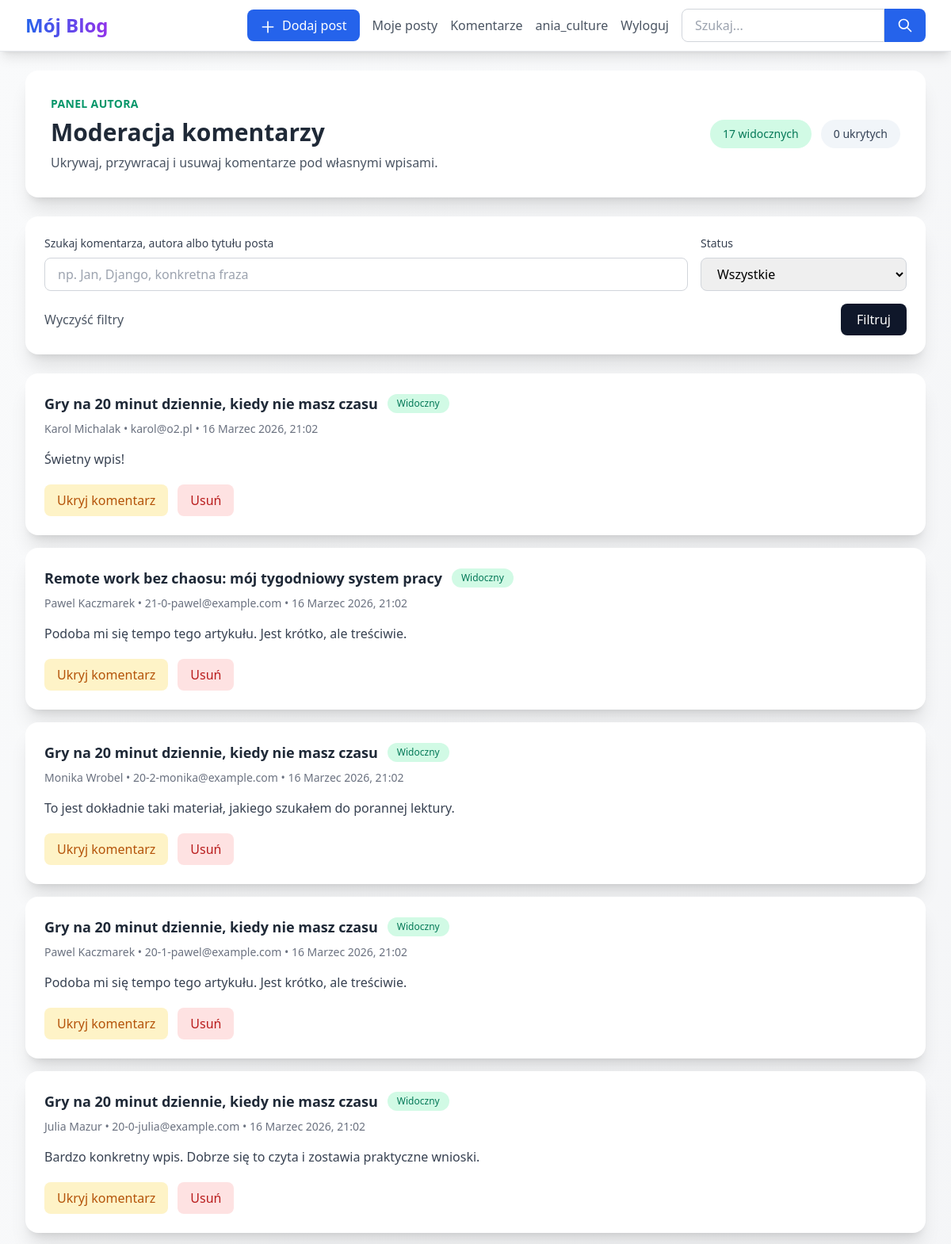
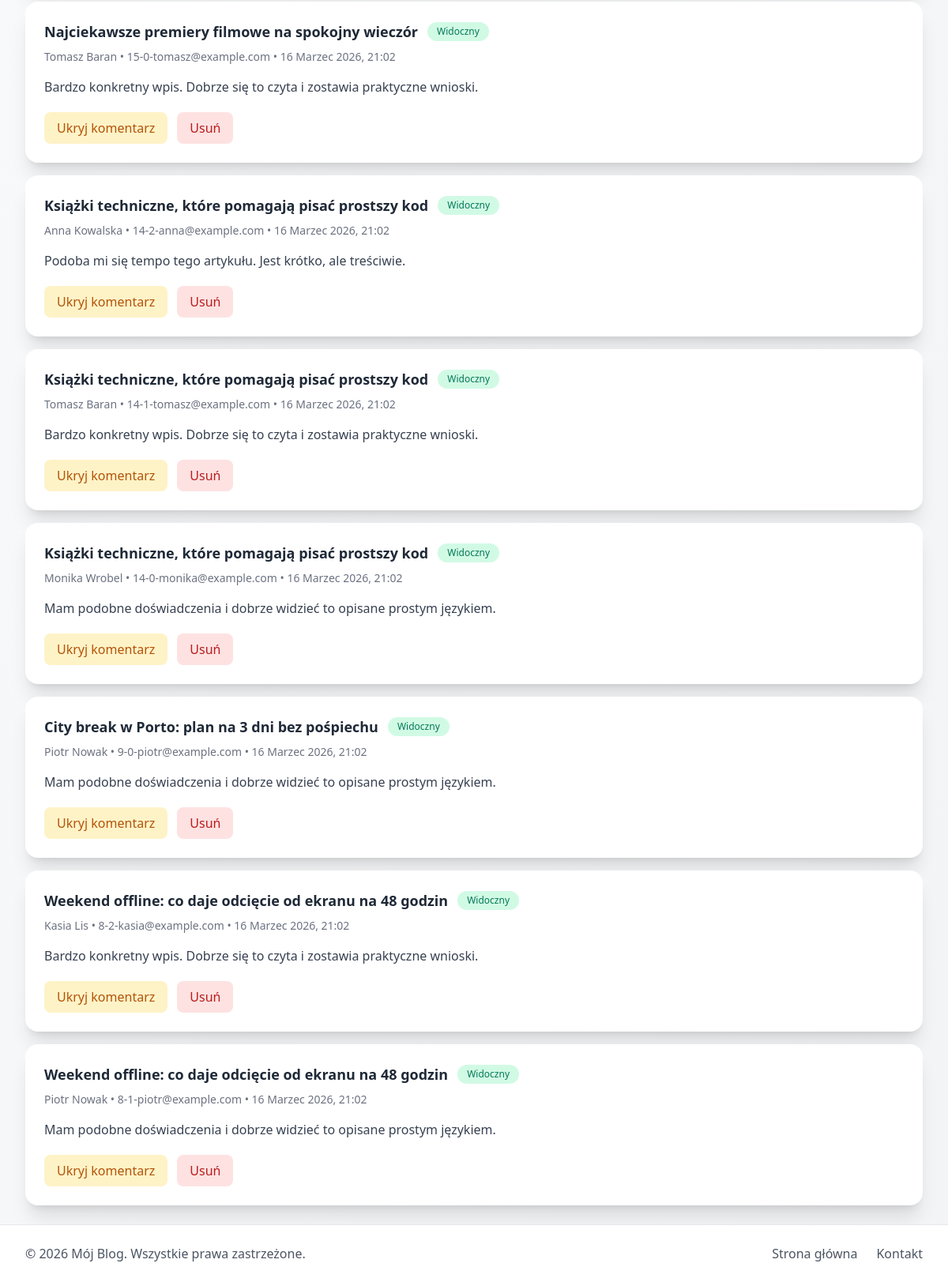
/my-comments/ (signed in), run on the app's committed database (2 pictures, top to bottom).
### blog/models.py (models this page shows, shortened)
class Comment(models.Model):
    post = models.ForeignKey(Post, on_delete=models.CASCADE, related_name='comments')
    name = models.CharField(max_length=100)
    email = models.EmailField()
    content = models.TextField()
    created_at = models.DateTimeField(auto_now_add=True)
    is_approved = models.BooleanField(default=False)
    class Meta:
        verbose_name = 'Komentarz'
        verbose_name_plural = 'Komentarze'
        ordering = ['created_at']

class Post(models.Model):
    author = models.ForeignKey(
        settings.AUTH_USER_MODEL,
        on_delete=models.SET_NULL,
        related_name='posts',
        null=True,
        blank=True,
    )
    title = models.CharField(max_length=200)
    slug = models.SlugField(unique=True, blank=True)
    content = models.TextField()
    image_url = models.URLField(blank=True)
    category = models.ForeignKey(Category, on_delete=models.CASCADE, related_name='posts', null=True, blank=True)
    tags = models.ManyToManyField(Tag, blank=True)
    created_at = models.DateTimeField(auto_now_add=True)
    updated_at = models.DateTimeField(auto_now=True)
    is_published = models.BooleanField(default=True)
    is_featured = models.BooleanField(default=False)
    class Meta:
        verbose_name = 'Post'
        verbose_name_plural = 'Posty'
        ordering = ['-created_at']

### blog/views.py (the view)
# urls.py: path('my-comments/', views.my_comments, name='my_comments'),
@login_required(login_url='login')
def my_comments(request):
    comments = get_user_comments_queryset(request.user)
    status = request.GET.get('status', '').strip()
    query = request.GET.get('q', '').strip()
    if status == 'approved':
        comments = comments.filter(is_approved=True)
    elif status == 'hidden':
        comments = comments.filter(is_approved=False)
    if query:
        comments = comments.filter(
            Q(content__icontains=query)
            | Q(name__icontains=query)
            | Q(post__title__icontains=query)
        )
    paginator = Paginator(comments, 12)
    page_obj = paginator.get_page(request.GET.get('page'))
    return render(
        request,
        'blog/my_comments.html',
        {
            'page_obj': page_obj,
            'selected_status': status,
            'query': query,
            'approved_count': get_user_comments_queryset(request.user).filter(is_approved=True).count(),
            'hidden_count': get_user_comments_queryset(request.user).filter(is_approved=False).count(),
        },
    )

### blog/views.py (called while the page is built)
def get_user_comments_queryset(user):
    return (
        Comment.objects.filter(post__author=user)
        .select_related('post')
        .order_by('-created_at')
    )

### blog/templates/blog/my_comments.html (shortened to what this page needs)
{% extends 'blog/base.html' %}
{% block content %}
<div class="px-4 sm:px-0">
    <div class="max-w-6xl mx-auto space-y-6">
        <div class="bg-white rounded-2xl shadow-xl p-8 flex items-center justify-between gap-4 flex-wrap">
            <div>
                <p class="text-sm uppercase tracking-wide text-emerald-600 font-semibold mb-2">Panel autora</p>
                <h1 class="text-3xl font-bold text-gray-800">Moderacja komentarzy</h1>
                <p class="text-gray-600 mt-2">Ukrywaj, przywracaj i usuwaj komentarze pod własnymi wpisami.</p>
            </div>
            <div class="flex gap-3 text-sm">
                <span class="px-4 py-2 bg-emerald-100 text-emerald-700 rounded-full font-medium">{{ approved_count }} widocznych</span>
                <span class="px-4 py-2 bg-slate-100 text-slate-700 rounded-full font-medium">{{ hidden_count }} ukrytych</span>
            </div>
        </div>
        <section class="bg-white rounded-2xl shadow-xl p-6">
            <form method="GET" class="grid grid-cols-1 md:grid-cols-4 gap-4">
                <div class="md:col-span-3">
                    <label class="block text-sm font-medium text-gray-700 mb-2">Szukaj komentarza, autora albo tytułu posta</label>
                    <input type="text" name="q" value="{{ query }}" class="w-full px-4 py-2 border border-gray-300 rounded-lg focus:ring-2 focus:ring-emerald-500" placeholder="np. Jan, Django, konkretna fraza">
                </div>
                <div>
                    <label class="block text-sm font-medium text-gray-700 mb-2">Status</label>
                    <select name="status" class="w-full px-4 py-2 border border-gray-300 rounded-lg focus:ring-2 focus:ring-emerald-500">
                        <option value="">Wszystkie</option>
                    </select>
                </div>
                <div class="md:col-span-4 flex items-center justify-between gap-3 flex-wrap">
                    <a href="{% url 'my_comments' %}" class="text-gray-600 hover:text-gray-800 font-medium">Wyczyść filtry</a>
                    <button type="submit" class="bg-slate-900 text-white px-5 py-2 rounded-lg hover:bg-slate-800 transition font-medium">Filtruj</button>
                </div>
            </form>
        </section>
        {% if page_obj.object_list %}
        <div class="space-y-4">
            {% for comment in page_obj.object_list %}
            <article class="bg-white rounded-2xl shadow-xl p-6">
                <div class="flex items-start justify-between gap-4 flex-wrap">
                    <div>
                        <div class="flex items-center gap-3 flex-wrap mb-2">
                            <a href="{% url 'post_detail' comment.post.slug %}" class="text-lg font-semibold text-gray-800 hover:text-blue-600">{{ comment.post.title }}</a>
                            {% if comment.is_approved %}
                            <span class="px-3 py-1 bg-emerald-100 text-emerald-700 rounded-full text-xs font-medium">Widoczny</span>
                            {% else %}
                            <span class="px-3 py-1 bg-slate-100 text-slate-700 rounded-full text-xs font-medium">Ukryty</span>
                            {% endif %}
                        </div>
                        <p class="text-sm text-gray-500">{{ comment.name }} • {{ comment.email }} • {{ comment.created_at|date:"d F Y, H:i" }}</p>
                    </div>
                </div>
                <div class="mt-4 text-gray-700">
                    {{ comment.content|linebreaks }}
                </div>
                <div class="mt-5 flex items-center gap-3 flex-wrap">
                    <form action="{% url 'toggle_comment_approval' comment.pk %}" method="POST">
                        <button type="submit" class="px-4 py-2 rounded-lg font-medium {% if comment.is_approved %}bg-amber-100 text-amber-700 hover:bg-amber-200{% else %}bg-emerald-100 text-emerald-700 hover:bg-emerald-200{% endif %} transition">
                            {% if comment.is_approved %}Ukryj komentarz{% else %}Przywróć komentarz{% endif %}
                        </button>
                    </form>
                    <form action="{% url 'delete_comment' comment.pk %}" method="POST" onsubmit="return confirm('Usunąć ten komentarz?');">
                        <button type="submit" class="bg-red-100 text-red-700 px-4 py-2 rounded-lg hover:bg-red-200 transition font-medium">
                            Usuń
                        </button>
                    </form>
                </div>
            </article>
            {% endfor %}
        </div>
        {% else %}
        <div class="bg-white rounded-2xl shadow-xl p-12 text-center">
            <p class="text-gray-700 text-lg font-medium">Brak komentarzy pasujących do filtrów.</p>
        </div>
        {% endif %}
    </div>
</div>
{% endblock %}

### blog/templates/blog/base.html (shortened to what this page needs)
<!DOCTYPE html>
<html lang="pl">
<head>
    <script src="https://cdn.tailwindcss.com"></script>
</head>
<body class="bg-gradient-to-br from-gray-50 to-gray-100 min-h-screen flex flex-col">
    <nav class="bg-white shadow-lg border-b border-gray-200">
        <div class="max-w-7xl mx-auto px-4 sm:px-6 lg:px-8">
            <div class="flex justify-between h-16">
                <div class="flex items-center">
                    <a href="{% url 'post_list' %}" class="text-2xl font-bold bg-gradient-to-r from-blue-600 to-purple-600 bg-clip-text text-transparent">
                    </a>
                </div>
                <div class="flex items-center space-x-4">
                    {% if user.is_authenticated %}
                    <a href="{% url 'create_post' %}" class="bg-blue-600 text-white px-4 py-2 rounded-lg hover:bg-blue-700 transition font-medium">
                        <svg class="w-5 h-5 inline mr-1" fill="none" stroke="currentColor" viewBox="0 0 24 24">
                            <path stroke-linecap="round" stroke-linejoin="round" stroke-width="2" d="M12 4v16m8-8H4"></path>
                        </svg>
                        Dodaj post
                    </a>
                    <a href="{% url 'my_posts' %}" class="text-gray-600 hover:text-blue-600 transition font-medium">
                        Moje posty
                    </a>
                    <a href="{% url 'my_comments' %}" class="text-gray-600 hover:text-blue-600 transition font-medium">
                        Komentarze
                    </a>
                    <a href="{% url 'profile' %}" class="text-gray-600 hover:text-blue-600 transition font-medium">
                        {{ user.username }}
                    </a>
                    <a href="{% url 'logout' %}" class="text-gray-600 hover:text-red-600 transition font-medium">
                        Wyloguj
                    </a>
                    {% endif %}
                    <form action="{% url 'search' %}" method="GET" class="flex">
                        <input type="text" name="q" placeholder="Szukaj..."
                            class="px-4 py-2 border border-gray-300 rounded-l-lg focus:outline-none focus:ring-2 focus:ring-blue-500 focus:border-transparent w-40 sm:w-64">
                        <button type="submit"
                            class="bg-blue-600 text-white px-4 py-2 rounded-r-lg hover:bg-blue-700 transition">
                            <svg class="w-5 h-5" fill="none" stroke="currentColor" viewBox="0 0 24 24">
                                <path stroke-linecap="round" stroke-linejoin="round" stroke-width="2" d="M21 21l-6-6m2-5a7 7 0 11-14 0 7 7 0 0114 0z"></path>
                            </svg>
                        </button>
                    </form>
                </div>
            </div>
        </div>
    </nav>
    <main class="flex-grow max-w-7xl mx-auto py-6 sm:px-6 lg:px-8 w-full">
        {% block content %}{% endblock %}
    </main>
    <footer class="bg-white border-t border-gray-200 mt-auto">
        <div class="max-w-7xl mx-auto px-4 py-6 sm:px-6 lg:px-8">
            <div class="flex flex-col md:flex-row justify-between items-center">
                <p class="text-gray-600">
                    &copy; 2026 Mój Blog. Wszystkie prawa zastrzeżone.
                </p>
                <div class="flex space-x-6 mt-4 md:mt-0">
                    <a href="{% url 'post_list' %}" class="text-gray-600 hover:text-blue-600 transition">
                        Strona główna
                    </a>
                    <a href="{% url 'contact' %}" class="text-gray-600 hover:text-blue-600 transition">
                        Kontakt
                    </a>
                </div>
            </div>
        </div>
    </footer>
</body>
</html>

### data on the page
Comment: post "Gry na 20 minut dziennie, kiedy nie masz czasu", is_approved "Widoczny", name "Karol Michalak", email "karol@o2.pl", created_at "16 Marzec 2026, 21:02", content "Świetny wpis!"
Comment: post "Remote work bez chaosu: mój tygodniowy system pracy", is_approved "Widoczny", name "Pawel Kaczmarek", email "21-0-pawel@example.com", created_at "16 Marzec 2026, 21:02", content "Podoba mi się tempo tego artykułu. Jest krótko, ale treściwie."
Comment: post "Gry na 20 minut dziennie, kiedy nie masz czasu", is_approved "Widoczny", name "Monika Wrobel", email "20-2-monika@example.com", created_at "16 Marzec 2026, 21:02", content "To jest dokładnie taki materiał, jakiego szukałem do porannej lektury."
Comment: post "Gry na 20 minut dziennie, kiedy nie masz czasu", is_approved "Widoczny", name "Pawel Kaczmarek", email "20-1-pawel@example.com", created_at "16 Marzec 2026, 21:02", content "Podoba mi się tempo tego artykułu. Jest krótko, ale treściwie."
Comment: post "Gry na 20 minut dziennie, kiedy nie masz czasu", is_approved "Widoczny", name "Julia Mazur", email "20-0-julia@example.com", created_at "16 Marzec 2026, 21:02", content "Bardzo konkretny wpis. Dobrze się to czyta i zostawia praktyczne wnioski."
Comment: post "Najciekawsze premiery filmowe na spokojny wieczór", is_approved "Widoczny", name "Tomasz Baran", email "15-0-tomasz@example.com", created_at "16 Marzec 2026, 21:02", content "Bardzo konkretny wpis. Dobrze się to czyta i zostawia praktyczne wnioski."
Comment: post "Książki techniczne, które pomagają pisać prostszy kod", is_approved "Widoczny", name "Anna Kowalska", email "14-2-anna@example.com", created_at "16 Marzec 2026, 21:02", content "Podoba mi się tempo tego artykułu. Jest krótko, ale treściwie."
Comment: post "Książki techniczne, które pomagają pisać prostszy kod", is_approved "Widoczny", name "Tomasz Baran", email "14-1-tomasz@example.com", created_at "16 Marzec 2026, 21:02", content "Bardzo konkretny wpis. Dobrze się to czyta i zostawia praktyczne wnioski."
Comment: post "Książki techniczne, które pomagają pisać prostszy kod", is_approved "Widoczny", name "Monika Wrobel", email "14-0-monika@example.com", created_at "16 Marzec 2026, 21:02", content "Mam podobne doświadczenia i dobrze widzieć to opisane prostym językiem."
Comment: post "City break w Porto: plan na 3 dni bez pośpiechu", is_approved "Widoczny", name "Piotr Nowak", email "9-0-piotr@example.com", created_at "16 Marzec 2026, 21:02", content "Mam podobne doświadczenia i dobrze widzieć to opisane prostym językiem."
Comment: post "Weekend offline: co daje odcięcie od ekranu na 48 godzin", is_approved "Widoczny", name "Kasia Lis", email "8-2-kasia@example.com", created_at "16 Marzec 2026, 21:02", content "Bardzo konkretny wpis. Dobrze się to czyta i zostawia praktyczne wnioski."
Comment: post "Weekend offline: co daje odcięcie od ekranu na 48 godzin", is_approved "Widoczny", name "Piotr Nowak", email "8-1-piotr@example.com", created_at "16 Marzec 2026, 21:02", content "Mam podobne doświadczenia i dobrze widzieć to opisane prostym językiem."

### other printed values
{{ user.username }} "ania_culture"
{{ approved_count }} "17"
{{ hidden_count }} "0"
